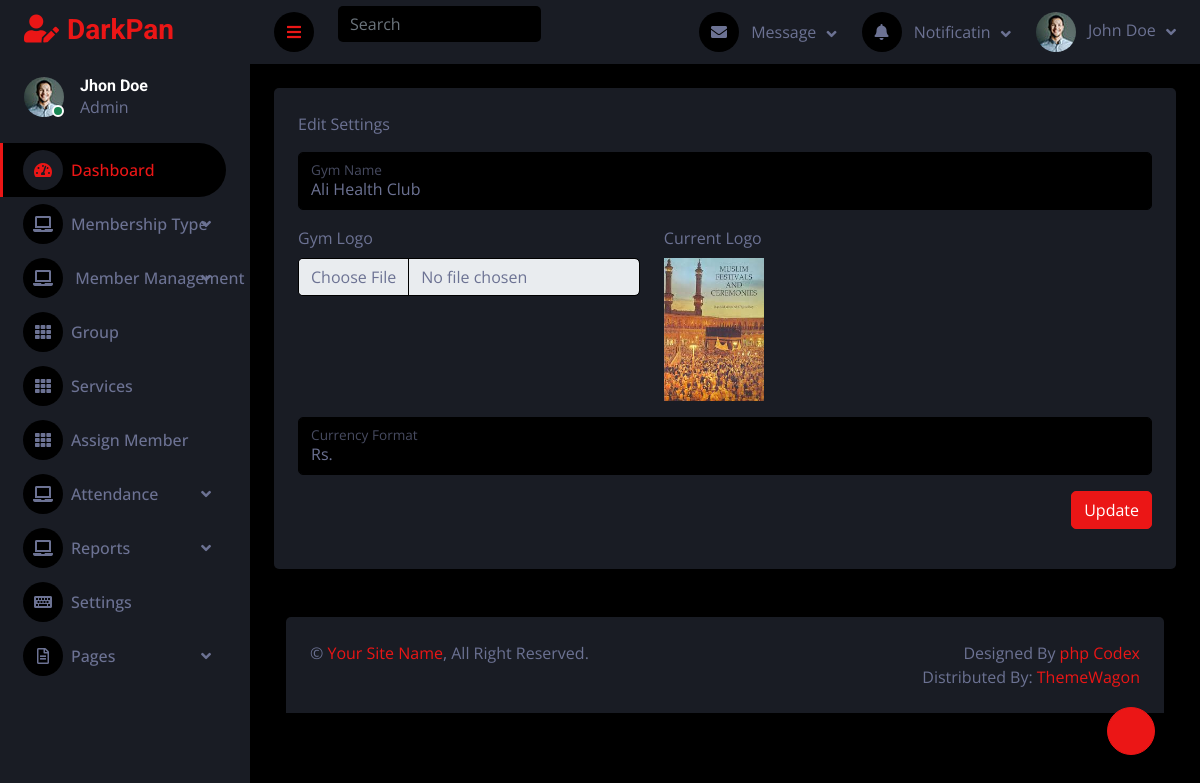
/settings.php (signed in), run on the app's committed database.
### tables this page shows
CREATE TABLE IF NOT EXISTS `settings` (
  `gym_id` int NOT NULL AUTO_INCREMENT,
  `gym_name` varchar(250) DEFAULT NULL,
  `gym_logo` varchar(250) DEFAULT NULL,
  `gym_currency` varchar(250) DEFAULT NULL,
  PRIMARY KEY (`gym_id`)
);

### settings.php (the view, shortened to what this page needs)
<?php include "common/header.php"; ?>
<div class="container-fluid pt-4 px-4">
  <div class="row g-4">
    <div class="col-sm-12">
      <div class="bg-secondary rounded h-100 p-4">
        <div class="clearfix">
          <span class="float-start mb-3">Edit Settings</span>
        </div>
        <?php
        $query = "SELECT * FROM `settings`";
        $fire = mysqli_query($conn, $query);
        if (mysqli_num_rows($fire) > 0) {
          while ($row = mysqli_fetch_assoc($fire)) {
            $gym_name = $row['gym_name'];
            $old_gym_logo = $row['gym_logo'];
            $gym_currency = $row['gym_currency'];
          }
        }
        ?>
        <form method="POST" enctype="multipart/form-data">
          <div class="form-floating mb-3">
            <input type="text" class="form-control" id="floatingInput"
              placeholder="name@example.com" name="gym_name" value="<?php echo $gym_name; ?>">
            <label for="floatingInput">Gym Name</label>
          </div>
          <div class="row mb-3">
            <div class="col-md-5">
              <label for="image-upload" class="form-label">Gym Logo</label>
              <input type="file" class="form-control" id="image-upload" name="gym_logo">
            </div>
            <div class="col-md-2">
              <label class="form-label">Current Logo</label>
              <img width="100px" id="image-preview" src="<?php echo $old_gym_logo; ?>" alt="Gym Logo">
            </div>
          </div>
          <div class="form-floating mb-3">
            <input type="text" class="form-control" id="floatingPassword"
              placeholder="Currency" name="gym_currency" value="<?php echo $gym_currency; ?>" required>
            <label for="floatingPassword">Currency Format</label>
          </div>
          <div class="clearfix">
            <button type="submit" name="save" class="btn btn-primary float-end">Update</button>
          </div>
        </form>
      </div>
    </div>
<?php include "common/footer.php"; ?>

### css/style.css (style rules this page uses)
.btn { transition: .5s; }

### data on the page
settings: gym_name "Ali Health Club", gym_logo (picture), gym_currency "Rs."
